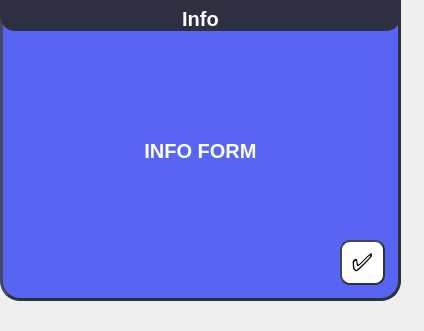
<?xml version="1.0" encoding="UTF-8"?>
<ui version="4.0">
 <class>info</class>
 <widget class="QDialog" name="info">
  <property name="geometry">
   <rect>
    <x>0</x>
    <y>0</y>
    <width>424</width>
    <height>331</height>
   </rect>
  </property>
  <property name="windowTitle">
   <string>Dialog</string>
  </property>
  <property name="windowIcon">
   <iconset resource="resources.qrc">
    <normaloff>:/img/info.png</normaloff>:/img/info.png</iconset>
  </property>
  <property name="styleSheet">
   <string notr="true"/>
  </property>
  <widget class="QPushButton" name="closeForm">
   <property name="geometry">
    <rect>
     <x>340</x>
     <y>240</y>
     <width>45</width>
     <height>45</height>
    </rect>
   </property>
   <property name="cursor">
    <cursorShape>PointingHandCursor</cursorShape>
   </property>
   <property name="styleSheet">
    <string notr="true">QPushButton#closeForm {
   background-color: white;
    border-style: outset;
    border-width: 2px;
    border-radius: 10px;
    border-color:rgb(44, 47, 51);
    font: bold 25px;
    padding: 1px;
}
QPushButton#closeForm:pressed {
    background-color: rgb(88, 101, 242,);
    border-style: inset;
}</string>
   </property>
   <property name="text">
    <string>✅</string>
   </property>
  </widget>
  <widget class="QLabel" name="info_label">
   <property name="geometry">
    <rect>
     <x>20</x>
     <y>60</y>
     <width>361</width>
     <height>181</height>
    </rect>
   </property>
   <property name="font">
    <font>
     <pointsize>-1</pointsize>
     <italic>false</italic>
     <bold>true</bold>
    </font>
   </property>
   <property name="styleSheet">
    <string notr="true">color: white;
 font: bold 20px;
border-width: 2px;
border-radius: 15px;</string>
   </property>
   <property name="text">
    <string>INFO FORM</string>
   </property>
   <property name="alignment">
    <set>Qt::AlignCenter</set>
   </property>
  </widget>
  <widget class="QLabel" name="high_peeker">
   <property name="geometry">
    <rect>
     <x>0</x>
     <y>-30</y>
     <width>401</width>
     <height>61</height>
    </rect>
   </property>
   <property name="font">
    <font>
     <pointsize>-1</pointsize>
     <italic>false</italic>
     <bold>true</bold>
    </font>
   </property>
   <property name="styleSheet">
    <string notr="true">color: white;
font: bold 20px;
border-width: 2px;
border-radius: 15px;
background-color: rgb(46, 48, 66);</string>
   </property>
   <property name="text">
    <string>Info</string>
   </property>
   <property name="alignment">
    <set>Qt::AlignBottom|Qt::AlignHCenter</set>
   </property>
  </widget>
  <widget class="QListWidget" name="bg">
   <property name="geometry">
    <rect>
     <x>0</x>
     <y>0</y>
     <width>401</width>
     <height>301</height>
    </rect>
   </property>
   <property name="styleSheet">
    <string notr="true">background-color: rgb(88, 101, 242);
border-style: outset;
border-width: 3px;
border-radius: 20px;
border-color: rgb(46, 48, 66);
font: bold 14px;
padding: 1px;

</string>
   </property>
  </widget>
  <zorder>bg</zorder>
  <zorder>closeForm</zorder>
  <zorder>info_label</zorder>
  <zorder>high_peeker</zorder>
 </widget>
 <resources>
  <include location="resources.qrc"/>
 </resources>
 <connections/>
</ui>
